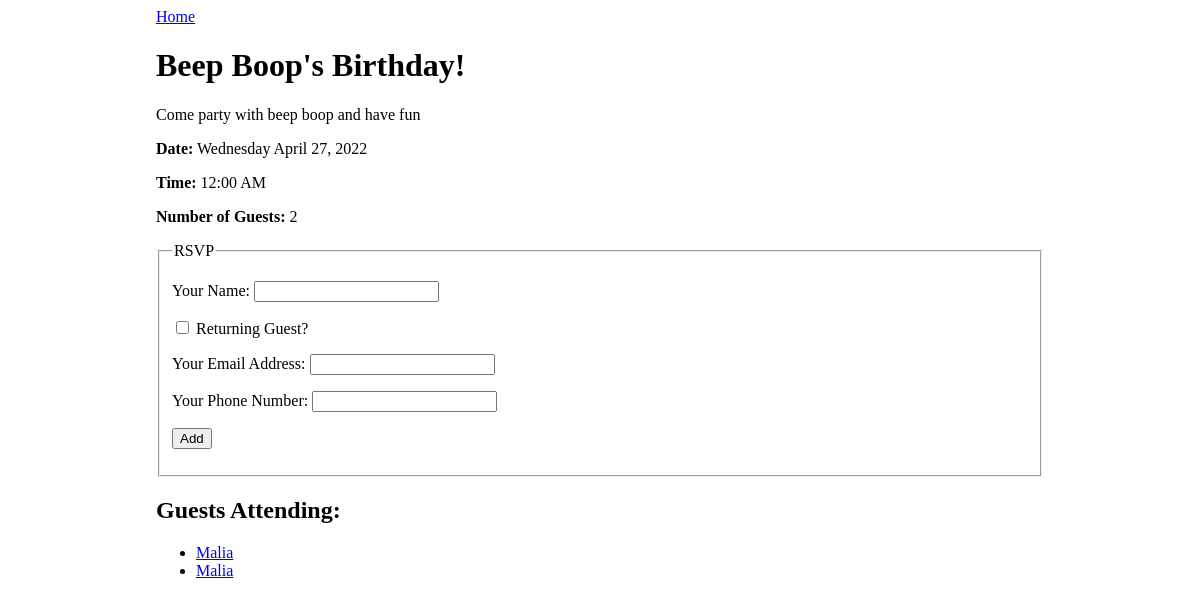
Screenshot of /event/1 with the database file from the repository.
### events_app/models.py (models this page shows)
class Event(db.Model):
    id = db.Column(db.Integer, primary_key=True)
    title = db.Column(db.String(80), nullable=False)
    description = db.Column(db.String(80), nullable=False)
    date_and_time = db.Column(db.DateTime(timezone=True))
    guests = db.relationship('Guest', secondary = 'guest_events', back_populates="events_attending")
    event_type = db.Column(db.Enum(EventType), default=EventType.MISC)

class Guest(db.Model):
    id = db.Column(db.Integer, primary_key=True)
    name = db.Column(db.String(80), nullable=False)
    email = db.Column(db.String(80), nullable=False, unique=True)
    phone = db.Column(db.Integer, nullable=False, unique=True)
    events_attending = db.relationship('Event', secondary='guest_events', back_populates="guests")

### events_app/routes.py (the view)
@main.route('/event/<event_id>', methods=['GET'])
def event_detail(event_id):
    event = Event.query.filter_by(id=event_id).one()
    print(event)
    return render_template('event_detail.html', event=event)

### events_app/templates/event_detail.html (shortened to what this page needs)
{% extends 'base.html' %}
{% block content %}
<a href="/">Home</a>
<h1>{{event.title}}</h1>
<p>{{event.description}}</p>
<p><strong>Date:</strong> {{event.date_and_time.strftime('%A %B %d, %Y')}}</p>
<p><strong>Time:</strong> {{event.date_and_time.strftime('%I:%M %p')}}</p>
<p><strong>Number of Guests:</strong> {{event.guests|length}}</p>
<form method="POST">
    <fieldset>
        <legend>RSVP</legend>
        <p>
            <label>
                Your Name:
                <input type="text" name="guest_name">
            </label>
        </p>
        <p>
            <label>
                <input type="checkbox" name="returning" onchange="returningGuestChanged(this.checked)">
                Returning Guest?
            </label>
        </p>
        <div id="new-guest-info">
            <p>
                <label>
                    Your Email Address:
                    <input type="email" name="email">
                </label>
            </p>
            <p>
                <label>
                    Your Phone Number:
                    <input type="phone" name="phone">
                </label>
            </p>
        </div>
        <p>
            <input type="submit" name="submit" value="Add">
        </p>
    </fieldset>
</form>
<h2>Guests Attending:</h2>
<ul>
    {% for guest in event.guests %}
        <li><a href="/guest/1">{{guest.name}}</a></li>
    {% endfor %}
</ul>
{% endblock %}

### events_app/static/style.css (style rules this page uses)
body { display: flex; justify-content: center; }

### rows the page displays
Event: title "Beep Boop's Birthday!", description "Come party with beep boop and have fun", date_and_time "Wednesday April 27, 2022", date_and_time "12:00 AM"
Guest: name "Malia"
Guest: name "Malia"

### other values shown
{{ event.guests|length }} "2"
